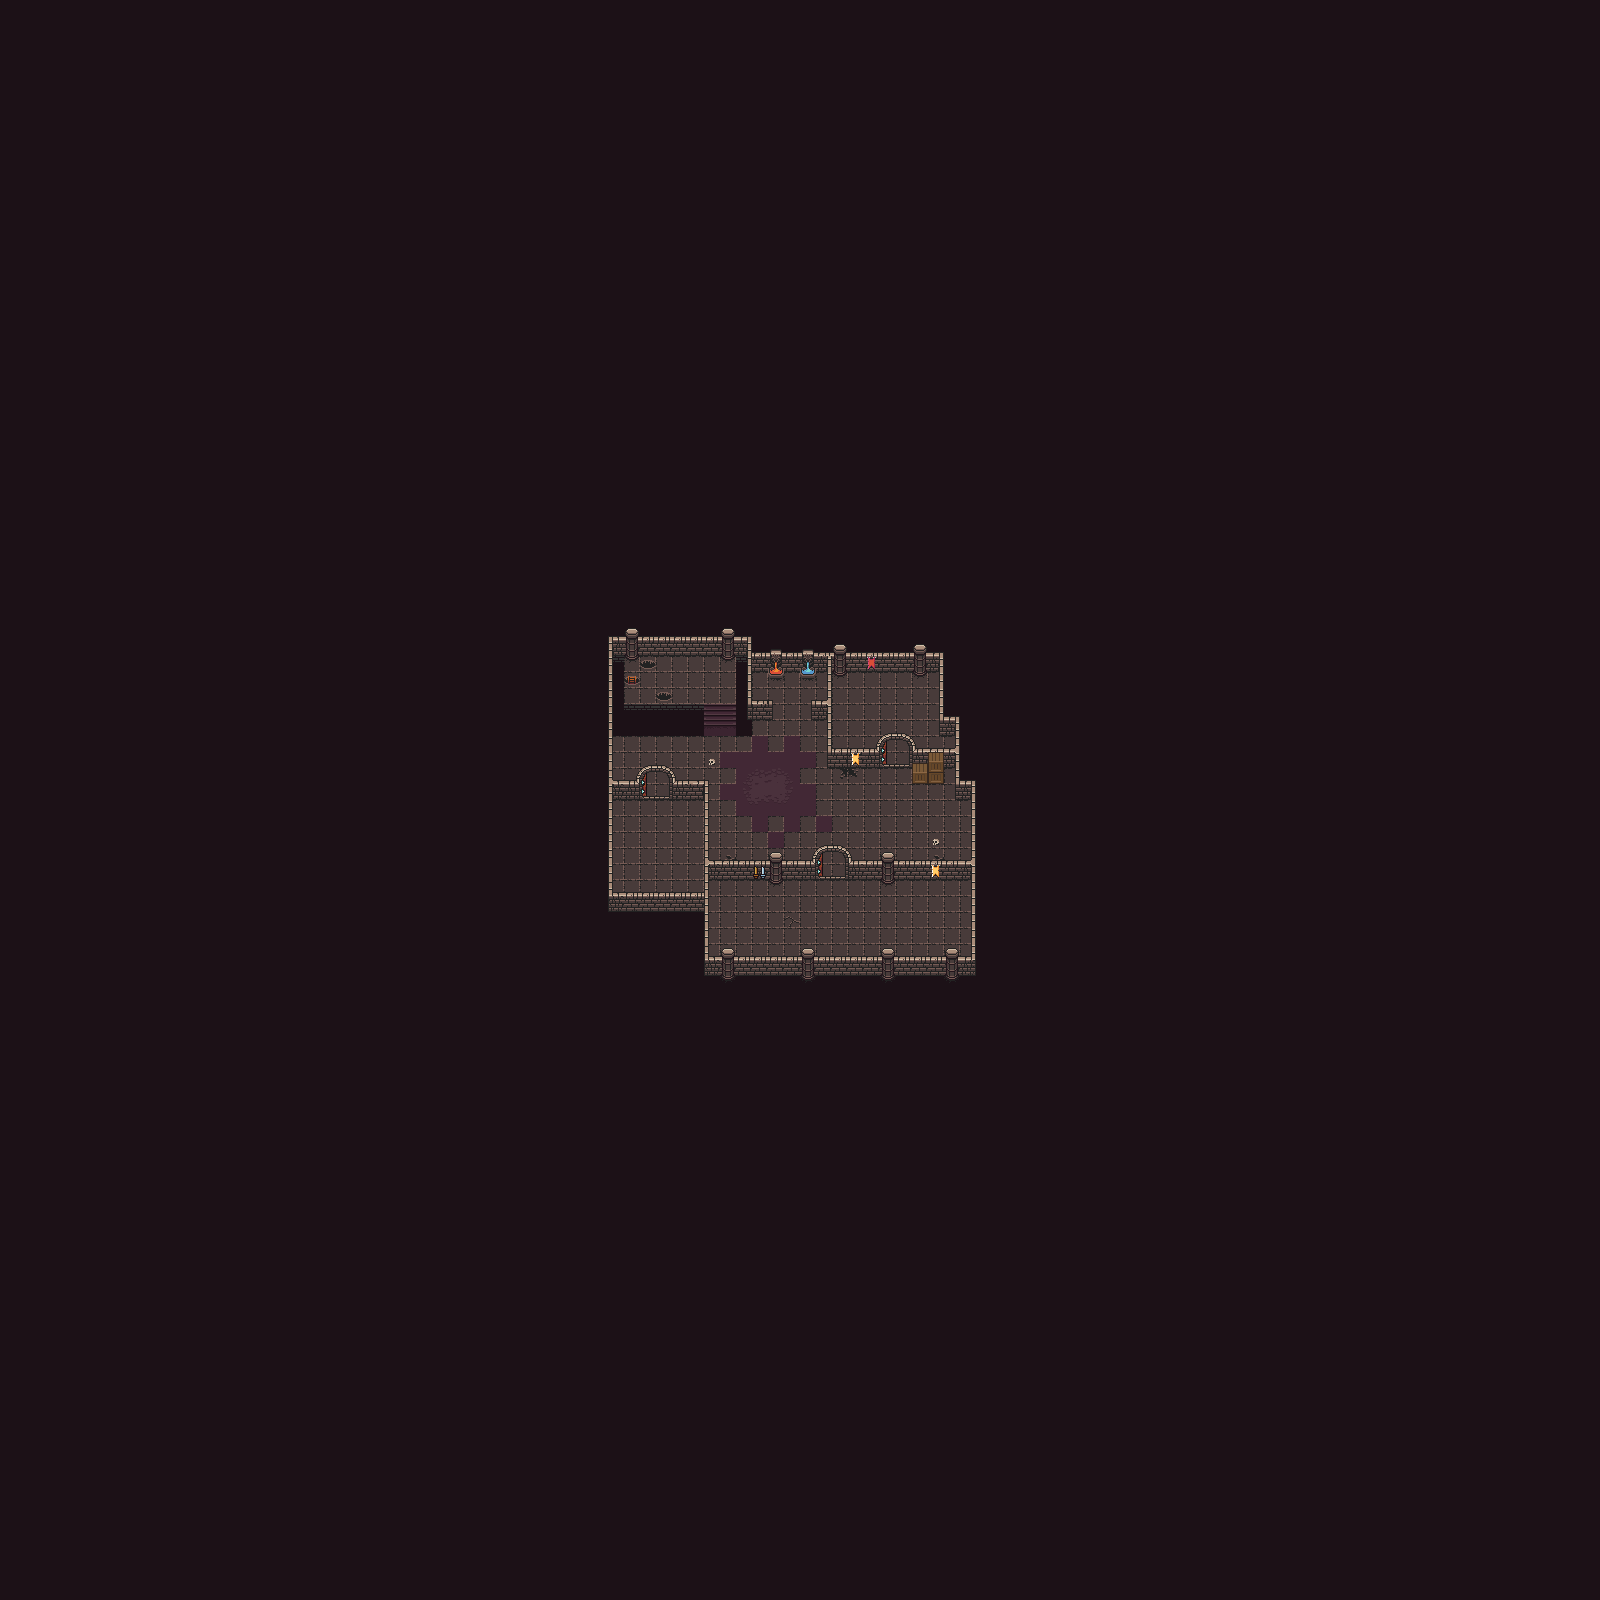

The image is a tile-based game level rendered from a .tmx file. Its description and source (layers, tilesets, objects; grid data summarised) follow:
An orthogonal 100x100 tile map with 16x16 px tiles, 7 tile layers (UnderGround, Ground, Hole, Walls, ...), 3 tilesets and 75 objects (26x wall, 20x off, 12x on, 6x hole, 5x enemy, ...).

<map version="1.2" tiledversion="1.2.0" orientation="orthogonal" renderorder="right-down" width="100" height="100" tilewidth="16" tileheight="16" infinite="0" nextlayerid="13" nextobjectid="115">
 <tileset firstgid="1" source="Dungeon3-16x16.tsx" />
 <tileset firstgid="257" source="Dungeon3-16x16-itens.tsx" />
 <tileset firstgid="513" source="Dungeon3-16x16-itens2.tsx" />
 <layer id="1" name="UnderGround" width="100" height="100">
  <data>[10000 cells, 10000 non-empty, 1 distinct tile ids]</data>
 </layer>
 <layer id="2" name="Ground" width="100" height="100">
  <data>[10000 cells, 380 non-empty, 25 distinct tile ids]</data>
 </layer>
 <layer id="3" name="Hole" width="100" height="100">
  <data>[10000 cells, 3 non-empty, 1 distinct tile ids]</data>
 </layer>
 <layer id="4" name="Walls" width="100" height="100">
  <data>[10000 cells, 214 non-empty, 36 distinct tile ids]</data>
 </layer>
 <layer id="5" name="Shadows" width="100" height="100">
  <data>[10000 cells, 0 non-empty, 0 distinct tile ids]</data>
 </layer>
 <layer id="6" name="Decoration" width="100" height="100">
  <data>[10000 cells, 47 non-empty, 17 distinct tile ids]</data>
 </layer>
 <layer id="7" name="UpperCharacter" width="100" height="100">
  <data>[10000 cells, 94 non-empty, 23 distinct tile ids]</data>
 </layer>
 <objectgroup id="8" name="walls">
  <object id="1" name="wall" x="608" y="637.333" width="144" height="5.33333" />
  <object id="2" name="wall" x="746.667" y="642.667" width="5.33333" height="64" />
  <object id="3" name="wall" x="752" y="701.333" width="21.3333" height="5.33333" />
  <object id="4" name="wall" x="752" y="653.333" width="16" height="5.33333" />
  <object id="5" name="wall" x="768" y="648" width="16" height="29.3333" />
  <object id="6" name="wall" x="784" y="653.333" width="16" height="5.33333" />
  <object id="7" name="wall" x="800" y="648" width="16" height="29.3333" />
  <object id="8" name="wall" x="816" y="653.333" width="125.333" height="5.33333" />
  <object id="9" name="wall" x="826.667" y="658.667" width="5.33333" height="95.9993" />
  <object id="10" name="wall" x="832" y="752" width="48" height="2.66667" />
  <object id="11" name="wall" x="909.333" y="752" width="45.3333" height="2.66667" />
  <object id="12" name="wall" x="938.667" y="658.667" width="5.33333" height="64" />
  <object id="13" name="wall" x="944" y="717.333" width="16" height="5.33333" />
  <object id="14" name="wall" x="954.667" y="725.333" width="5.33333" height="61.3333" />
  <object id="15" name="wall" x="960" y="781.333" width="16" height="5.33333" />
  <object id="16" name="wall" x="970.667" y="786.667" width="5.33333" height="189.333" />
  <object id="17" name="wall" x="704" y="957.333" width="266.667" height="18.6667" />
  <object id="18" name="wall" x="704" y="781.333" width="5.33333" height="176.001" />
  <object id="19" name="wall" x="709.333" y="864" width="106.668" height="5.33333" />
  <object id="20" name="wall" x="848" y="864" width="122.667" height="5.33333" />
  <object id="21" name="wall" x="810.667" y="701.333" width="16" height="5.33333" />
  <object id="22" name="wall" x="608" y="642.667" width="5.33333" height="269.333" />
  <object id="23" name="wall" x="613.333" y="781.333" width="24.0004" height="5.33333" />
  <object id="24" name="wall" x="672" y="781.333" width="32" height="5.33333" />
  <object id="25" name="wall" x="613.333" y="896" width="90.6667" height="16" />
  <object id="102" name="wall" x="912" y="754.667" width="32" height="29.3333" />
 </objectgroup>
 <objectgroup id="10" name="holes">
  <object id="26" name="hole" x="613.333" y="656" width="5.33367" height="68" />
  <object id="27" name="hole" x="624" y="712" width="72" height="12" />
  <object id="28" name="hole" x="741.333" y="656" width="5.33337" height="64" />
  <object id="29" name="hole" x="741.333" y="720" width="10.6667" height="8" />
  <object id="30" name="hole" x="642.667" y="661.333" width="10.6667" height="5.333" />
  <object id="31" name="hole" x="658.667" y="693.333" width="10.6667" height="5.333" />
 </objectgroup>
 <objectgroup id="9" name="triggers">
  <object id="32" name="chest" x="648" y="837.333" width="16" height="16" />
  <object id="33" name="door" x="816" y="869.333" width="32" height="13.3333" />
  <object id="34" name="end" x="624" y="672" width="16" height="16" />
  <object id="35" name="door" x="637.333" y="789.333" width="34.6667" height="13.3333" />
  <object id="36" name="door" x="880" y="757.333" width="32" height="13.3333" />
  <object id="37" name="spawn" x="768" y="789.333">
   <point />
  </object>
 </objectgroup>
 <objectgroup id="12" name="enemies">
  <object id="107" name="enemy" x="752" y="896" width="16" height="16" />
  <object id="108" name="enemy" x="768" y="912" width="16" height="16" />
  <object id="109" name="enemy" x="896" y="928" width="16" height="16" />
  <object id="110" name="enemy" x="864" y="720" width="16" height="16" />
  <object id="114" name="enemy" x="896" y="688" width="16" height="16" />
 </objectgroup>
 <objectgroup id="11" name="spikes">
  <object id="70" name="spike" type="off" x="608" y="800" width="16" height="16" />
  <object id="71" name="spike" type="off" x="624" y="800" width="16" height="16" />
  <object id="72" name="spike" type="off" x="640" y="800" width="16" height="16" />
  <object id="73" name="spike" type="off" x="656" y="800" width="16" height="16" />
  <object id="74" name="spike" type="off" x="672" y="800" width="16" height="16" />
  <object id="75" name="spike" type="off" x="688" y="800" width="16" height="16" />
  <object id="76" name="spike" type="off" x="688" y="816" width="16" height="16" />
  <object id="77" name="spike" type="off" x="688" y="832" width="16" height="16" />
  <object id="78" name="spike" type="off" x="688" y="848" width="16" height="16" />
  <object id="79" name="spike" type="off" x="688" y="864" width="16" height="16" />
  <object id="80" name="spike" type="off" x="688" y="880" width="16" height="16" />
  <object id="81" name="spike" type="off" x="672" y="880" width="16" height="16" />
  <object id="82" name="spike" type="off" x="656" y="880" width="16" height="16" />
  <object id="83" name="spike" type="off" x="640" y="880" width="16" height="16" />
  <object id="84" name="spike" type="off" x="624" y="880" width="16" height="16" />
  <object id="85" name="spike" type="off" x="608" y="864" width="16" height="16" />
  <object id="86" name="spike" type="off" x="608" y="848" width="16" height="16" />
  <object id="87" name="spike" type="off" x="608" y="880" width="16" height="16" />
  <object id="88" name="spike" type="off" x="608" y="832" width="16" height="16" />
  <object id="89" name="spike" type="off" x="608" y="816" width="16" height="16" />
  <object id="90" name="spike" type="on" x="624" y="816" width="16" height="16" />
  <object id="91" name="spike" type="on" x="640" y="816" width="16" height="8" />
  <object id="92" name="spike" type="on" x="672" y="816" width="16" height="16" />
  <object id="93" name="spike" type="on" x="656" y="816" width="16" height="8" />
  <object id="94" name="spike" type="on" x="624" y="832" width="16" height="16" />
  <object id="95" name="spike" type="on" x="624" y="848" width="16" height="16" />
  <object id="96" name="spike" type="on" x="624" y="864" width="16" height="16" />
  <object id="97" name="spike" type="on" x="656" y="864" width="16" height="16" />
  <object id="98" name="spike" type="on" x="640" y="864" width="16" height="16" />
  <object id="99" name="spike" type="on" x="672" y="864" width="16" height="16" />
  <object id="100" name="spike" type="on" x="672" y="832" width="16" height="16" />
  <object id="101" name="spike" type="on" x="672" y="848" width="16" height="16" />
 </objectgroup>
</map>
